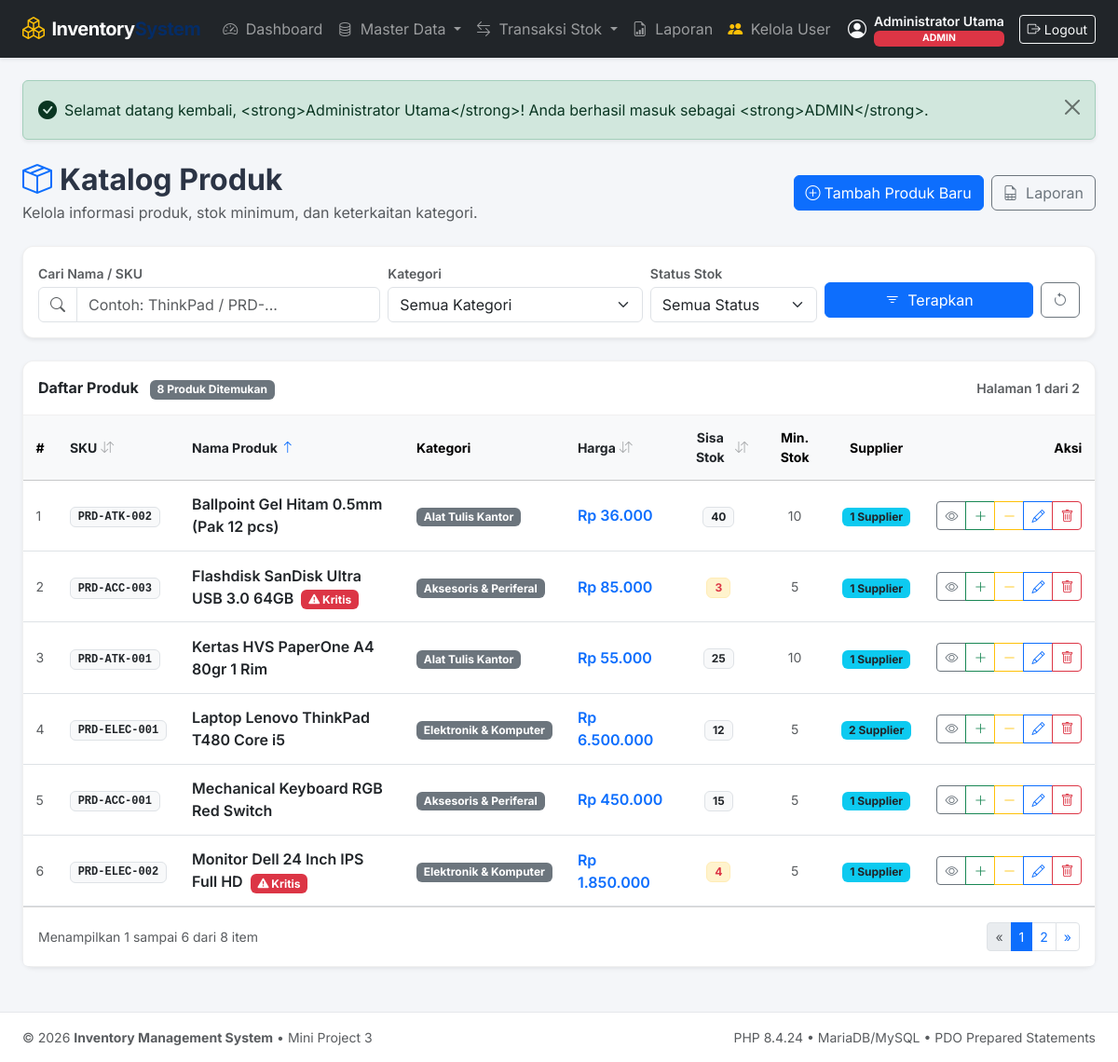
The page /products/index.php (signed in) on the database its author committed.
### tables this page shows
CREATE TABLE `products` (
    `id` INT AUTO_INCREMENT PRIMARY KEY,
    `category_id` INT NOT NULL,
    `sku` VARCHAR(50) NOT NULL UNIQUE,
    `name` VARCHAR(150) NOT NULL,
    `price` DECIMAL(12,2) NOT NULL,
    `stock` INT NOT NULL DEFAULT 0,
    `minimum_stock` INT NOT NULL DEFAULT 5,
    `created_at` TIMESTAMP DEFAULT CURRENT_TIMESTAMP,
    `updated_at` TIMESTAMP DEFAULT CURRENT_TIMESTAMP ON UPDATE CURRENT_TIMESTAMP,
    CONSTRAINT `fk_products_category` 
        FOREIGN KEY (`category_id`) REFERENCES `categories` (`id`) 
        ON DELETE RESTRICT ON UPDATE CASCADE
);

CREATE TABLE `categories` (
    `id` INT AUTO_INCREMENT PRIMARY KEY,
    `name` VARCHAR(100) NOT NULL UNIQUE,
    `description` TEXT NULL,
    `created_at` TIMESTAMP DEFAULT CURRENT_TIMESTAMP
);

### public/products/index.php (the view, shortened to what the rows shown need)
<?php
require_once __DIR__ . '/../../config/database.php';
require_once __DIR__ . '/../../helpers/escape.php';
require_once __DIR__ . '/../../helpers/auth.php';
require_once __DIR__ . '/../../helpers/validation.php';
$allowedSortColumns = [
    'name'  => 'p.name',
    'sku'   => 'p.sku',
    'price' => 'p.price',
    'stock' => 'p.stock',
];
$sort = validate_sort_column($_GET['sort'] ?? null, array_keys($allowedSortColumns), 'name');
$order = validate_sort_direction($_GET['order'] ?? null, 'ASC');
$sqlOrderColumn = $allowedSortColumns[$sort];
$page = max(1, (int)($_GET['page'] ?? 1));
$perPage = 6;
$offset = ($page - 1) * $perPage;
$whereClauses = [];
$whereSql = !empty($whereClauses) ? "WHERE " . implode(" AND ", $whereClauses) : "";
$dataSql = "
    SELECT
        p.id, p.category_id, p.sku, p.name, p.price, p.stock, p.minimum_stock,
        c.name AS category_name,
        (SELECT COUNT(ps.supplier_id) FROM product_suppliers ps WHERE ps.product_id = p.id) AS supplier_count
    FROM products p
    JOIN categories c ON c.id = p.category_id
    {$whereSql}
    ORDER BY {$sqlOrderColumn} {$order}
    LIMIT :limit OFFSET :offset
";
$stmtData = $pdo->prepare($dataSql);
$stmtData->bindValue(':limit', $perPage, PDO::PARAM_INT);
$stmtData->bindValue(':offset', $offset, PDO::PARAM_INT);
$stmtData->execute();
$products = $stmtData->fetchAll();
function build_query_url(array $overrides = []): string
{
    $current = $_GET;
    foreach ($overrides as $k => $v) {
        if ($v === null) {
            unset($current[$k]);
        } else {
            $current[$k] = $v;
        }
    }
    return '?' . http_build_query($current);
}
require __DIR__ . '/../../views/header.php';
?>
<div class="d-flex flex-column flex-md-row justify-content-between align-items-md-center mb-4 gap-2">
    <div>
        <h2 class="fw-bold mb-1"><i class="bi bi-box-seam text-primary me-2"></i>Katalog Produk</h2>
    </div>
</div>
<div class="card shadow-sm mb-4">
    <div class="card-body p-0">
        <div class="table-responsive">
            <table class="table table-hover align-middle mb-0">
                <thead class="table-light small">
                    <tr>
                        <th>#</th>
                        <th>
                            <a href="<?= build_query_url(['sort' => 'sku', 'order' => ($sort === 'sku' && $order === 'ASC') ? 'DESC' : 'ASC']) ?>" class="text-dark text-decoration-none d-flex align-items-center">
                                SKU
                                <?php if ($sort === 'sku'): ?>
                                    <i class="bi bi-arrow-<?= $order === 'ASC' ? 'up' : 'down' ?> ms-1 text-primary"></i>
                                <?php else: ?>
                                    <i class="bi bi-arrow-down-up ms-1 text-muted opacity-50"></i>
                                <?php endif; ?>
                            </a>
                        </th>
                        <th>
                            <a href="<?= build_query_url(['sort' => 'name', 'order' => ($sort === 'name' && $order === 'ASC') ? 'DESC' : 'ASC']) ?>" class="text-dark text-decoration-none d-flex align-items-center">
                                Nama Produk
                                <?php if ($sort === 'name'): ?>
                                    <i class="bi bi-arrow-<?= $order === 'ASC' ? 'up' : 'down' ?> ms-1 text-primary"></i>
                                <?php else: ?>
                                    <i class="bi bi-arrow-down-up ms-1 text-muted opacity-50"></i>
                                <?php endif; ?>
                            </a>
                        </th>
                        <th>Kategori</th>
                        <th>
                            <a href="<?= build_query_url(['sort' => 'price', 'order' => ($sort === 'price' && $order === 'ASC') ? 'DESC' : 'ASC']) ?>" class="text-dark text-decoration-none d-flex align-items-center">
                                Harga
                                <?php if ($sort === 'price'): ?>
                                    <i class="bi bi-arrow-<?= $order === 'ASC' ? 'up' : 'down' ?> ms-1 text-primary"></i>
                                <?php else: ?>
                                    <i class="bi bi-arrow-down-up ms-1 text-muted opacity-50"></i>
                                <?php endif; ?>
                            </a>
                        </th>
                        <th class="text-center">
                            <a href="<?= build_query_url(['sort' => 'stock', 'order' => ($sort === 'stock' && $order === 'ASC') ? 'DESC' : 'ASC']) ?>" class="text-dark text-decoration-none d-inline-flex align-items-center">
                                Sisa Stok
                                <?php if ($sort === 'stock'): ?>
                                    <i class="bi bi-arrow-<?= $order === 'ASC' ? 'up' : 'down' ?> ms-1 text-primary"></i>
                                <?php else: ?>
                                    <i class="bi bi-arrow-down-up ms-1 text-muted opacity-50"></i>
                                <?php endif; ?>
                            </a>
                        </th>
                        <th class="text-center">Min. Stok</th>
                        <th class="text-center">Supplier</th>
                        <th class="text-end">Aksi</th>
                    </tr>
                </thead>
                <tbody>
                    <?php if (empty($products)): ?>
                    <tr>
                        <td colspan="9" class="text-center py-5 text-muted">
                            <i class="bi bi-search fs-1 d-block mb-2 text-secondary"></i>
                            Tidak ada produk yang sesuai dengan kriteria pencarian atau filter.
                        </td>
                    </tr>
                    <?php else: ?>
                        <?php foreach ($products as $idx => $p):
                            $isLow = (int)$p['stock'] <= (int)$p['minimum_stock'];
                        ?>
                        <tr>
                            <td class="text-muted small"><?= $offset + $idx + 1 ?></td>
                            <td>
                                <span class="badge bg-light text-dark border font-monospace"><?= e($p['sku']) ?></span>
                            </td>
                            <td>
                                <a href="detail.php?id=<?= $p['id'] ?>" class="fw-semibold text-decoration-none text-dark hover-primary">
                                    <?= e($p['name']) ?>
                                </a>
                                <?php if ($isLow): ?>
                                    <span class="badge bg-danger ms-1" title="Stok berada pada atau di bawah batas minimum!">
                                        <i class="bi bi-exclamation-triangle-fill"></i> Kritis
                                    </span>
                                <?php endif; ?>
                            </td>
                            <td>
                                <span class="badge bg-secondary"><?= e($p['category_name']) ?></span>
                            </td>
                            <td class="fw-semibold text-primary">
                                <?= format_rupiah($p['price']) ?>
                            </td>
                            <td class="text-center">
                                <span class="badge <?= $isLow ? 'badge-low-stock text-danger fw-bold' : 'bg-light text-dark border' ?> px-2 py-1">
                                    <?= number_format($p['stock']) ?>
                                </span>
                            </td>
                            <td class="text-center text-muted small">
                                <?= number_format($p['minimum_stock']) ?>
                            </td>
                            <td class="text-center">
                                <a href="<?= base_url('product-suppliers/index.php?product_id=' . $p['id']) ?>" class="badge bg-info text-dark text-decoration-none">
                                    <?= number_format($p['supplier_count']) ?> Supplier
                                </a>
                            </td>
                            <td class="text-end">
                                <div class="btn-group btn-group-sm">
                                    <a href="detail.php?id=<?= $p['id'] ?>" class="btn btn-outline-secondary" title="Detail & Riwayat">
                                        <i class="bi bi-eye"></i>
                                    </a>
                                    <a href="<?= base_url('stock/in.php?product_id=' . $p['id']) ?>" class="btn btn-outline-success" title="Barang Masuk">
                                        <i class="bi bi-plus-lg"></i>
                                    </a>
                                    <a href="<?= base_url('stock/out.php?product_id=' . $p['id']) ?>" class="btn btn-outline-warning" title="Barang Keluar">
                                        <i class="bi bi-dash-lg"></i>
                                    </a>
                                    <?php if (is_admin()): ?>
                                    <a href="edit.php?id=<?= $p['id'] ?>" class="btn btn-outline-primary" title="Edit Produk">
                                        <i class="bi bi-pencil"></i>
                                    </a>
                                    <a href="delete.php?id=<?= $p['id'] ?>" class="btn btn-outline-danger" title="Hapus Produk" onclick="return confirm('Apakah Anda yakin ingin menghapus produk ini?');">
                                        <i class="bi bi-trash"></i>
                                    </a>
                                    <?php endif; ?>
                                </div>
                            </td>
                        </tr>
                        <?php endforeach; ?>
                    <?php endif; ?>
                </tbody>
            </table>
        </div>
    </div>
</div>
<?php require __DIR__ . '/../../views/footer.php'; ?>

### rows shown on the page
products: idx "1", sku "PRD-ATK-002", name "Ballpoint Gel Hitam 0.5mm (Pak 12 pcs)", category.name "Alat Tulis Kantor", price "Rp 36.000", stock "40", minimum_stock "10", supplier_count "1"
products: idx "2", sku "PRD-ACC-003", name "Flashdisk SanDisk Ultra USB 3.0 64GB", shows "Kritis", category.name "Aksesoris & Periferal", price "Rp 85.000", stock "3", minimum_stock "5", supplier_count "1"
products: idx "3", sku "PRD-ATK-001", name "Kertas HVS PaperOne A4 80gr 1 Rim", category.name "Alat Tulis Kantor", price "Rp 55.000", stock "25", minimum_stock "10", supplier_count "1"
products: idx "4", sku "PRD-ELEC-001", name "Laptop Lenovo ThinkPad T480 Core i5", category.name "Elektronik & Komputer", price "Rp 6.500.000", stock "12", minimum_stock "5", supplier_count "2"
products: idx "5", sku "PRD-ACC-001", name "Mechanical Keyboard RGB Red Switch", category.name "Aksesoris & Periferal", price "Rp 450.000", stock "15", minimum_stock "5", supplier_count "1"
products: idx "6", sku "PRD-ELEC-002", name "Monitor Dell 24 Inch IPS Full HD", shows "Kritis", category.name "Elektronik & Komputer", price "Rp 1.850.000", stock "4", minimum_stock "5", supplier_count "1"

### other values the page prints
$user['full_name'] "Administrator Utama"
$role "ADMIN"
$msg['message'] "Selamat datang kembali, <strong>Administrator Utama</strong>! Anda berhasil masuk sebagai <strong>ADMIN</strong>."
$totalData "8"
$page "1"
$totalPage "2"
min($offset + 1, $totalData) "1"
min($offset + $perPage, $totalData) "6"
PHP_VERSION "8.4.24"
